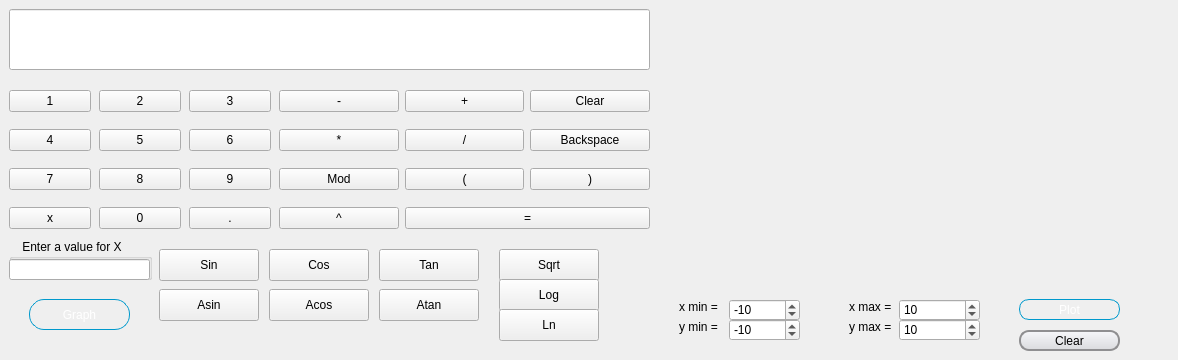
<?xml version="1.0" encoding="UTF-8"?>
<ui version="4.0">
 <class>MainWindow</class>
 <widget class="QMainWindow" name="MainWindow">
  <property name="geometry">
   <rect>
    <x>0</x>
    <y>0</y>
    <width>1178</width>
    <height>360</height>
   </rect>
  </property>
  <property name="windowTitle">
   <string>MainWindow</string>
  </property>
  <widget class="QWidget" name="centralwidget">
   <layout class="QGridLayout" name="gridLayout">
    <item row="0" column="0">
     <widget class="QWidget" name="widget" native="true">
      <widget class="QLineEdit" name="lineEdit">
       <property name="geometry">
        <rect>
         <x>0</x>
         <y>0</y>
         <width>641</width>
         <height>61</height>
        </rect>
       </property>
       <property name="styleSheet">
        <string notr="true"/>
       </property>
      </widget>
      <widget class="QWidget" name="horizontalLayoutWidget">
       <property name="geometry">
        <rect>
         <x>0</x>
         <y>0</y>
         <width>641</width>
         <height>61</height>
        </rect>
       </property>
       <layout class="QHBoxLayout" name="horizontalLayout"/>
      </widget>
      <widget class="QWidget" name="gridLayoutWidget">
       <property name="geometry">
        <rect>
         <x>0</x>
         <y>70</y>
         <width>82</width>
         <height>161</height>
        </rect>
       </property>
       <layout class="QVBoxLayout" name="verticalLayout">
        <item>
         <widget class="QPushButton" name="pushButton_one">
          <property name="styleSheet">
           <string notr="true"/>
          </property>
          <property name="text">
           <string>1</string>
          </property>
         </widget>
        </item>
        <item>
         <widget class="QPushButton" name="pushButton_four">
          <property name="text">
           <string>4</string>
          </property>
         </widget>
        </item>
        <item>
         <widget class="QPushButton" name="pushButton_seven">
          <property name="text">
           <string>7</string>
          </property>
         </widget>
        </item>
        <item>
         <widget class="QPushButton" name="pushButton_x">
          <property name="text">
           <string>x</string>
          </property>
         </widget>
        </item>
       </layout>
      </widget>
      <widget class="QWidget" name="verticalLayoutWidget">
       <property name="geometry">
        <rect>
         <x>90</x>
         <y>70</y>
         <width>82</width>
         <height>161</height>
        </rect>
       </property>
       <layout class="QVBoxLayout" name="verticalLayout_3">
        <item>
         <widget class="QPushButton" name="pushButton_two">
          <property name="text">
           <string>2</string>
          </property>
         </widget>
        </item>
        <item>
         <widget class="QPushButton" name="pushButton_five">
          <property name="text">
           <string>5</string>
          </property>
         </widget>
        </item>
        <item>
         <widget class="QPushButton" name="pushButton_eight">
          <property name="text">
           <string>8</string>
          </property>
         </widget>
        </item>
        <item>
         <widget class="QPushButton" name="pushButton_zero">
          <property name="styleSheet">
           <string notr="true"/>
          </property>
          <property name="text">
           <string>0</string>
          </property>
         </widget>
        </item>
       </layout>
      </widget>
      <widget class="QWidget" name="verticalLayoutWidget_2">
       <property name="geometry">
        <rect>
         <x>180</x>
         <y>70</y>
         <width>82</width>
         <height>161</height>
        </rect>
       </property>
       <layout class="QVBoxLayout" name="verticalLayout_4">
        <item>
         <widget class="QPushButton" name="pushButton_three">
          <property name="text">
           <string>3</string>
          </property>
         </widget>
        </item>
        <item>
         <widget class="QPushButton" name="pushButton_six">
          <property name="text">
           <string>6</string>
          </property>
         </widget>
        </item>
        <item>
         <widget class="QPushButton" name="pushButton_nine">
          <property name="text">
           <string>9</string>
          </property>
         </widget>
        </item>
        <item>
         <widget class="QPushButton" name="pushButton_dot">
          <property name="text">
           <string>.</string>
          </property>
         </widget>
        </item>
       </layout>
      </widget>
      <widget class="QWidget" name="gridLayoutWidget_2">
       <property name="geometry">
        <rect>
         <x>270</x>
         <y>70</y>
         <width>371</width>
         <height>161</height>
        </rect>
       </property>
       <layout class="QGridLayout" name="gridLayout_2">
        <item row="1" column="1">
         <widget class="QPushButton" name="pushButton_division">
          <property name="text">
           <string>/</string>
          </property>
         </widget>
        </item>
        <item row="2" column="0">
         <widget class="QPushButton" name="pushButton_mod">
          <property name="text">
           <string>Mod</string>
          </property>
         </widget>
        </item>
        <item row="0" column="1">
         <widget class="QPushButton" name="pushButton_plus">
          <property name="text">
           <string>+</string>
          </property>
         </widget>
        </item>
        <item row="2" column="1">
         <widget class="QPushButton" name="pushButton_openBracket">
          <property name="text">
           <string>(</string>
          </property>
         </widget>
        </item>
        <item row="0" column="2">
         <widget class="QPushButton" name="pushButton_clear">
          <property name="text">
           <string>Clear</string>
          </property>
         </widget>
        </item>
        <item row="2" column="2">
         <widget class="QPushButton" name="pushButton_closeBracket">
          <property name="text">
           <string>)</string>
          </property>
         </widget>
        </item>
        <item row="1" column="0">
         <widget class="QPushButton" name="pushButton_multiply">
          <property name="text">
           <string>*</string>
          </property>
         </widget>
        </item>
        <item row="1" column="2">
         <widget class="QPushButton" name="pushButton_backspace">
          <property name="text">
           <string>Backspace</string>
          </property>
         </widget>
        </item>
        <item row="0" column="0">
         <widget class="QPushButton" name="pushButton_minus">
          <property name="text">
           <string>-</string>
          </property>
         </widget>
        </item>
        <item row="3" column="1" colspan="2">
         <widget class="QPushButton" name="pushButton_equals">
          <property name="text">
           <string>=</string>
          </property>
         </widget>
        </item>
        <item row="3" column="0">
         <widget class="QPushButton" name="pushButton_power">
          <property name="text">
           <string>^</string>
          </property>
         </widget>
        </item>
       </layout>
      </widget>
      <widget class="QGroupBox" name="groupBox">
       <property name="geometry">
        <rect>
         <x>0</x>
         <y>230</y>
         <width>143</width>
         <height>41</height>
        </rect>
       </property>
       <property name="title">
        <string>    Enter a value for X</string>
       </property>
       <widget class="QLineEdit" name="variable_x">
        <property name="geometry">
         <rect>
          <x>0</x>
          <y>20</y>
          <width>141</width>
          <height>21</height>
         </rect>
        </property>
       </widget>
      </widget>
      <widget class="QPushButton" name="pushButton_sin">
       <property name="geometry">
        <rect>
         <x>150</x>
         <y>240</y>
         <width>100</width>
         <height>32</height>
        </rect>
       </property>
       <property name="text">
        <string>Sin</string>
       </property>
      </widget>
      <widget class="QPushButton" name="pushButton_cos">
       <property name="geometry">
        <rect>
         <x>260</x>
         <y>240</y>
         <width>100</width>
         <height>32</height>
        </rect>
       </property>
       <property name="text">
        <string>Cos</string>
       </property>
      </widget>
      <widget class="QPushButton" name="pushButton_tan">
       <property name="geometry">
        <rect>
         <x>370</x>
         <y>240</y>
         <width>100</width>
         <height>32</height>
        </rect>
       </property>
       <property name="text">
        <string>Tan</string>
       </property>
      </widget>
      <widget class="QPushButton" name="pushButton_asin">
       <property name="geometry">
        <rect>
         <x>150</x>
         <y>280</y>
         <width>100</width>
         <height>32</height>
        </rect>
       </property>
       <property name="text">
        <string>Asin</string>
       </property>
      </widget>
      <widget class="QPushButton" name="pushButton_acos">
       <property name="geometry">
        <rect>
         <x>260</x>
         <y>280</y>
         <width>100</width>
         <height>32</height>
        </rect>
       </property>
       <property name="text">
        <string>Acos</string>
       </property>
      </widget>
      <widget class="QPushButton" name="pushButton_atan">
       <property name="geometry">
        <rect>
         <x>370</x>
         <y>280</y>
         <width>100</width>
         <height>32</height>
        </rect>
       </property>
       <property name="text">
        <string>Atan</string>
       </property>
      </widget>
      <widget class="QPushButton" name="pushButton_sqrt">
       <property name="geometry">
        <rect>
         <x>490</x>
         <y>240</y>
         <width>100</width>
         <height>32</height>
        </rect>
       </property>
       <property name="text">
        <string>Sqrt</string>
       </property>
      </widget>
      <widget class="QPushButton" name="pushButton_log">
       <property name="geometry">
        <rect>
         <x>490</x>
         <y>270</y>
         <width>100</width>
         <height>32</height>
        </rect>
       </property>
       <property name="text">
        <string>Log</string>
       </property>
      </widget>
      <widget class="QPushButton" name="pushButton_ln">
       <property name="geometry">
        <rect>
         <x>490</x>
         <y>300</y>
         <width>100</width>
         <height>32</height>
        </rect>
       </property>
       <property name="text">
        <string>Ln</string>
       </property>
      </widget>
      <widget class="QPushButton" name="pushButton_graph">
       <property name="geometry">
        <rect>
         <x>20</x>
         <y>290</y>
         <width>101</width>
         <height>31</height>
        </rect>
       </property>
       <property name="styleSheet">
        <string notr="true">QPushButton#pushButton_graph {
    background: qlineargradient(x1: 0, y1: 0, x2: 0, y2: 1,
                                stop: 0 #0099cc, stop: 1 #007acc); /* Lighter gradient background */
    color: white; /* Text color */
    border: 1px solid #0099cc; /* Border style */
    border-radius: 15px; /* Increased border radius for a more rounded button */
    padding: 5px 15px; /* Padding around the text */
}

QPushButton#pushButton_graph:hover {
    background: qlineargradient(x1: 0, y1: 0, x2: 0, y2: 1,
                                stop: 0 #007acc, stop: 1 #0099cc); /* Gradient background on hover */
    border: 1px solid #007acc; /* Border style on hover */
    color: #f0f0f0; /* Text color on hover */
}
</string>
       </property>
       <property name="text">
        <string>Graph</string>
       </property>
      </widget>
      <widget class="QCustomPlot" name="qcustomplot" native="true">
       <property name="geometry">
        <rect>
         <x>659</x>
         <y>-1</y>
         <width>491</width>
         <height>281</height>
        </rect>
       </property>
      </widget>
      <widget class="QPushButton" name="pushButton_plot">
       <property name="geometry">
        <rect>
         <x>1010</x>
         <y>290</y>
         <width>101</width>
         <height>21</height>
        </rect>
       </property>
       <property name="styleSheet">
        <string notr="true">QPushButton#pushButton_plot {
    background: qlineargradient(x1: 0, y1: 0, x2: 0, y2: 1,
                                stop: 0 #0099cc, stop: 1 #007acc); /* Gradient background */
    color: white; /* Text color */
    border: 1px solid #0099cc; /* Border style */
    border-radius: 10px; /* Slightly rounded corners */
    padding: 5px 15px; /* Padding around the text */
}

QPushButton#pushButton_plot:hover {
    background: qlineargradient(x1: 0, y1: 0, x2: 0, y2: 1,
                                stop: 0 #007acc, stop: 1 #0099cc); /* Gradient background on hover */
    border: 1px solid #007acc; /* Border style on hover */
    color: #f0f0f0; /* Text color on hover */
}
</string>
       </property>
       <property name="text">
        <string>Plot</string>
       </property>
      </widget>
      <widget class="QLabel" name="label_xmax">
       <property name="geometry">
        <rect>
         <x>840</x>
         <y>290</y>
         <width>58</width>
         <height>16</height>
        </rect>
       </property>
       <property name="text">
        <string>x max =</string>
       </property>
      </widget>
      <widget class="QLabel" name="label_xmin">
       <property name="geometry">
        <rect>
         <x>670</x>
         <y>290</y>
         <width>58</width>
         <height>16</height>
        </rect>
       </property>
       <property name="text">
        <string>x min =</string>
       </property>
      </widget>
      <widget class="QLabel" name="label_ymax">
       <property name="geometry">
        <rect>
         <x>840</x>
         <y>310</y>
         <width>58</width>
         <height>16</height>
        </rect>
       </property>
       <property name="text">
        <string>y max =</string>
       </property>
      </widget>
      <widget class="QLabel" name="label_ymin">
       <property name="geometry">
        <rect>
         <x>670</x>
         <y>310</y>
         <width>58</width>
         <height>16</height>
        </rect>
       </property>
       <property name="text">
        <string>y min =</string>
       </property>
      </widget>
      <widget class="QSpinBox" name="x_min">
       <property name="geometry">
        <rect>
         <x>720</x>
         <y>290</y>
         <width>71</width>
         <height>22</height>
        </rect>
       </property>
       <property name="minimum">
        <number>-1000000</number>
       </property>
       <property name="maximum">
        <number>1000000</number>
       </property>
       <property name="value">
        <number>-10</number>
       </property>
      </widget>
      <widget class="QSpinBox" name="y_min">
       <property name="geometry">
        <rect>
         <x>720</x>
         <y>310</y>
         <width>71</width>
         <height>22</height>
        </rect>
       </property>
       <property name="minimum">
        <number>-10000000</number>
       </property>
       <property name="maximum">
        <number>1000000</number>
       </property>
       <property name="value">
        <number>-10</number>
       </property>
      </widget>
      <widget class="QSpinBox" name="x_max">
       <property name="geometry">
        <rect>
         <x>890</x>
         <y>290</y>
         <width>81</width>
         <height>22</height>
        </rect>
       </property>
       <property name="minimum">
        <number>-1000000</number>
       </property>
       <property name="maximum">
        <number>1000000</number>
       </property>
       <property name="value">
        <number>10</number>
       </property>
      </widget>
      <widget class="QSpinBox" name="y_max">
       <property name="geometry">
        <rect>
         <x>890</x>
         <y>310</y>
         <width>81</width>
         <height>22</height>
        </rect>
       </property>
       <property name="minimum">
        <number>-1000000</number>
       </property>
       <property name="maximum">
        <number>1000000</number>
       </property>
       <property name="value">
        <number>10</number>
       </property>
      </widget>
      <widget class="QPushButton" name="pushButton_clear_graph">
       <property name="geometry">
        <rect>
         <x>1010</x>
         <y>321</y>
         <width>101</width>
         <height>21</height>
        </rect>
       </property>
       <property name="styleSheet">
        <string notr="true">QPushButton#pushButton_clear_graph{
    border: 2px solid #8f8f91;
    border-radius: 10px;
    background-color: qlineargradient(x1:0, y1:0, x2:0, y2:1, stop:0 #f6f7fa, stop:1 #dadbde);
    color: black;
}
QPushButton:pressed#pushButton_clear_graph{
    background-color: qlineargradient(x1:0, y1:0, x2:0, y2:1, stop:0 #dadbde, stop:1 #f6f7fa);
}</string>
       </property>
       <property name="text">
        <string>Clear</string>
       </property>
      </widget>
     </widget>
    </item>
   </layout>
  </widget>
 </widget>
 <customwidgets>
  <customwidget>
   <class>QCustomPlot</class>
   <extends>QWidget</extends>
   <header location="global">qcustomplot.h</header>
   <container>1</container>
  </customwidget>
 </customwidgets>
 <resources/>
 <connections/>
</ui>
